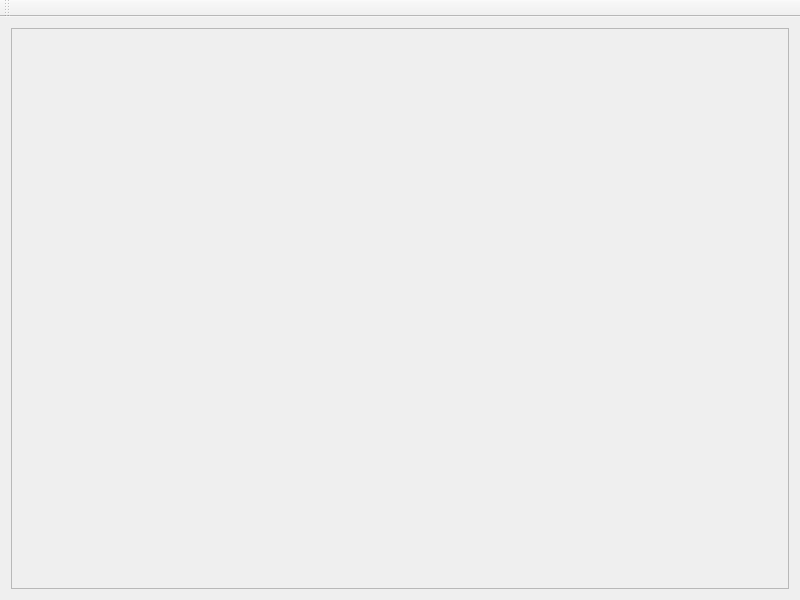
<?xml version="1.0" encoding="UTF-8"?>
<ui version="4.0">
 <class>MainWindow</class>
 <widget class="QMainWindow" name="MainWindow">
  <property name="geometry">
   <rect>
    <x>0</x>
    <y>0</y>
    <width>800</width>
    <height>600</height>
   </rect>
  </property>
  <property name="sizePolicy">
   <sizepolicy hsizetype="Expanding" vsizetype="Expanding">
    <horstretch>0</horstretch>
    <verstretch>0</verstretch>
   </sizepolicy>
  </property>
  <property name="minimumSize">
   <size>
    <width>0</width>
    <height>0</height>
   </size>
  </property>
  <property name="maximumSize">
   <size>
    <width>16777215</width>
    <height>16777215</height>
   </size>
  </property>
  <property name="windowTitle">
   <string>出口神器DeusExMachina_v1.1（翔哥出品，必属精品，版权所有，盗版必究）</string>
  </property>
  <widget class="QWidget" name="centralWidget">
   <property name="sizePolicy">
    <sizepolicy hsizetype="Expanding" vsizetype="Expanding">
     <horstretch>0</horstretch>
     <verstretch>0</verstretch>
    </sizepolicy>
   </property>
   <layout class="QHBoxLayout" name="horizontalLayout">
    <item>
     <widget class="QScrollArea" name="scrollArea">
      <property name="sizePolicy">
       <sizepolicy hsizetype="Expanding" vsizetype="Expanding">
        <horstretch>0</horstretch>
        <verstretch>0</verstretch>
       </sizepolicy>
      </property>
      <property name="minimumSize">
       <size>
        <width>0</width>
        <height>0</height>
       </size>
      </property>
      <property name="verticalScrollBarPolicy">
       <enum>Qt::ScrollBarAsNeeded</enum>
      </property>
      <property name="horizontalScrollBarPolicy">
       <enum>Qt::ScrollBarAsNeeded</enum>
      </property>
      <property name="sizeAdjustPolicy">
       <enum>QAbstractScrollArea::AdjustIgnored</enum>
      </property>
      <property name="widgetResizable">
       <bool>true</bool>
      </property>
      <widget class="QWidget" name="scrollAreaWidgetContents">
       <property name="geometry">
        <rect>
         <x>0</x>
         <y>0</y>
         <width>780</width>
         <height>568</height>
        </rect>
       </property>
       <property name="sizePolicy">
        <sizepolicy hsizetype="Expanding" vsizetype="Expanding">
         <horstretch>0</horstretch>
         <verstretch>0</verstretch>
        </sizepolicy>
       </property>
      </widget>
     </widget>
    </item>
   </layout>
  </widget>
  <widget class="QToolBar" name="mainToolBar">
   <attribute name="toolBarArea">
    <enum>TopToolBarArea</enum>
   </attribute>
   <attribute name="toolBarBreak">
    <bool>false</bool>
   </attribute>
  </widget>
 </widget>
 <layoutdefault spacing="6" margin="11"/>
 <resources/>
 <connections/>
</ui>
